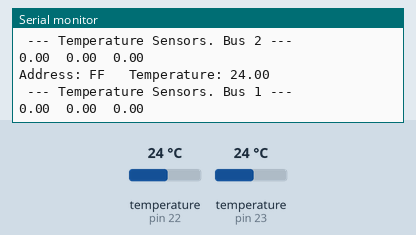
This sketch was run on a simulated Arduino Mega 2560, built with avr-gcc and run on an emulated ATmega2560. Parts: the last lines printed to the serial monitor. The test bench sets the inputs (shaded band); at power-on: temperature (sensors on pin 22, pin 23) 24 °C.

Above: at 7.4 s.
7.5 s: temperature (sensor on pin 22) set to 12 °C
At 9.5 s:
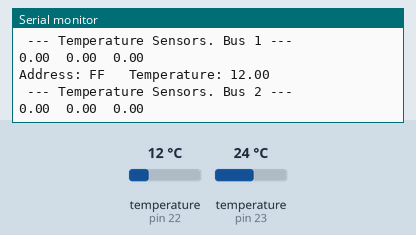
13.6 s: temperature (sensor on pin 23) set to 19 °C
At 16.9 s:
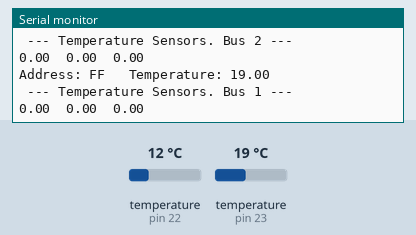
19.7 s: temperature (sensor on pin 22) set to 28 °C
At 24.0 s:
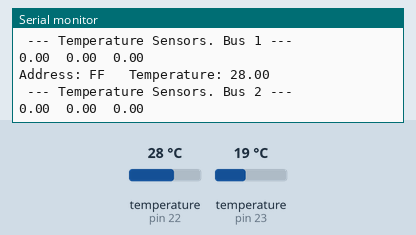
25.8 s: temperature (sensor on pin 23) set to 33 °C
At 30.2 s:
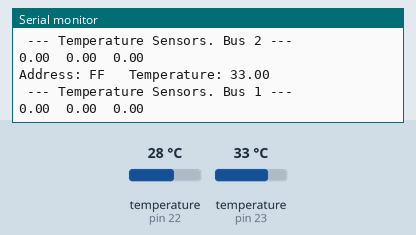
Timing chart, 0 to 31.7 s (numbered marks = the images above; inputs shaded):
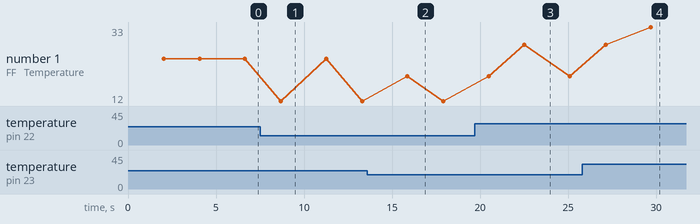

Measured:
- after the input at 7.5 s, the serial monitor: prints a new line after 1.2 s (image 1)
- after the input at 13.6 s, the serial monitor: prints a new line after 2.3 s (image 2)
- after the input at 19.7 s, the serial monitor: prints a new line after 2.8 s (image 3)
- after the input at 25.8 s, the serial monitor: prints a new line after 3.9 s (image 4)
- plotted number 1: 24 → 12 after the input at 7.5 s

The sketch:

DS18B20_2buses.ino
```cpp
#include <OneWire.h>

/* DS18S20 Temperature chip i/o */

OneWire  ds_bus1(23);  // on pin 23
OneWire  ds_bus2(22);  // on pin 23

//#define DEBUG
#define DEBUG2

#define DS18S20_ID 0x10
#define DS18B20_ID 0x28

float temp1;
float temp2;
float temp3;

void setup(void) {
  Serial.begin(9600);
}

void loop(void) {

    read_bus1();
    read_bus2();

}

void read_bus1()
{
  byte i;
  byte present = 0;
  byte data[12];
  byte addr[8];

  if ( !ds_bus1.search(addr)) {
    #ifdef DEBUG
      Serial.print("No more addresses.\n");
    #endif
    ds_bus1.reset_search();
    delay(250);
    return;
  }

  #ifdef DEBUG
  Serial.print("R=");
  for( i = 0; i < 8; i++) {
    Serial.print(addr[i], HEX);
    Serial.print(" ");
  }
  #endif

  if ( OneWire::crc8( addr, 7) != addr[7]) {
      #ifdef DEBUG
        Serial.print("CRC is not valid!\n");
      #endif
      return;
  }

  if ( addr[0] != DS18B20_ID) {
      Serial.print("Device is not a DS18S20 family device.\n");
      return;
  }

  // The DallasTemperature library can do all this work for you!

  ds_bus1.reset();
  ds_bus1.select(addr);
  ds_bus1.write(0x44,1);         // start conversion, with parasite power on at the end

  delay(2000);     // maybe 750ms is enough, maybe not
  // we might do a ds.depower() here, but the reset will take care of it.

  present = ds_bus1.reset();
  ds_bus1.select(addr);
  ds_bus1.write(0xBE);         // Read Scratchpad

  #ifdef DEBUG
    Serial.print("P=");
    Serial.print(present,HEX);
    Serial.print(" ");
  #endif

  for ( i = 0; i < 9; i++) {           // we need 9 bytes
    data[i] = ds_bus1.read();
    #ifdef DEBUG
      Serial.print(data[i], HEX);
      Serial.print(" ");
    #endif
  }
  #ifdef DEBUG
    Serial.print(" CRC=");
    Serial.print( OneWire::crc8( data, 8), HEX);
    Serial.println();
  #endif


  #ifdef DEBUG2
    Serial.print("Address: ");         Serial.print(addr[1], HEX);
    Serial.print("\t Temperature: ");  Serial.print(  ( (data[1] << 8) + data[0] )*0.0625  );
    Serial.println();
  #endif

  // Modify the following addresses according to the sensors addresses
 if (addr[1] == 0x1D) { temp1 = ( (data[1] << 8) + data[0] )*0.0625; }
 if (addr[1] == 0x1B) { temp2 = ( (data[1] << 8) + data[0] )*0.0625; }
 if (addr[1] == 0x4F) { temp3 = ( (data[1] << 8) + data[0] )*0.0625; }

  Serial.println(" --- Temperature Sensors. Bus 1 --- ");
  Serial.print(temp1);Serial.print("\t");
  Serial.print(temp2);Serial.print("\t");
  Serial.print(temp3);
  Serial.println();

}


void read_bus2()
{
  byte i;
  byte present = 0;
  byte data[12];
  byte addr[8];

  if ( !ds_bus2.search(addr)) {
    #ifdef DEBUG
      Serial.print("No more addresses.\n");
    #endif
    ds_bus2.reset_search();
    delay(250);
    return;
  }

  #ifdef DEBUG
  Serial.print("R=");
  for( i = 0; i < 8; i++) {
    Serial.print(addr[i], HEX);
    Serial.print(" ");
  }
  #endif

  if ( OneWire::crc8( addr, 7) != addr[7]) {
      #ifdef DEBUG
        Serial.print("CRC is not valid!\n");
      #endif
      return;
  }

  if ( addr[0] != DS18B20_ID) {
      Serial.print("Device is not a DS18S20 family device.\n");
      return;
  }

  // The DallasTemperature library can do all this work for you!

  ds_bus2.reset();
  ds_bus2.select(addr);
  ds_bus2.write(0x44,1);         // start conversion, with parasite power on at the end

  delay(2000);     // maybe 750ms is enough, maybe not
  // we might do a ds.depower() here, but the reset will take care of it.

  present = ds_bus2.reset();
  ds_bus2.select(addr);
  ds_bus2.write(0xBE);         // Read Scratchpad

  #ifdef DEBUG
    Serial.print("P=");
    Serial.print(present,HEX);
    Serial.print(" ");
  #endif

  for ( i = 0; i < 9; i++) {           // we need 9 bytes
    data[i] = ds_bus2.read();
    #ifdef DEBUG
      Serial.print(data[i], HEX);
      Serial.print(" ");
    #endif
  }
  #ifdef DEBUG
    Serial.print(" CRC=");
    Serial.print( OneWire::crc8( data, 8), HEX);
    Serial.println();
  #endif


  #ifdef DEBUG2
    Serial.print("Address: ");         Serial.print(addr[1], HEX);
    Serial.print("\t Temperature: ");  Serial.print(  ( (data[1] << 8) + data[0] )*0.0625  );
    Serial.println();
  #endif

  // Modify the following addresses according to the sensors addresses
 if (addr[1] == 0x1D) { temp1 = ( (data[1] << 8) + data[0] )*0.0625; }
 if (addr[1] == 0x1B) { temp2 = ( (data[1] << 8) + data[0] )*0.0625; }
 if (addr[1] == 0x4F) { temp3 = ( (data[1] << 8) + data[0] )*0.0625; }

  Serial.println(" --- Temperature Sensors. Bus 2 --- ");
  Serial.print(temp1);Serial.print("\t");
  Serial.print(temp2);Serial.print("\t");
  Serial.print(temp3);
  Serial.println();

}
```
